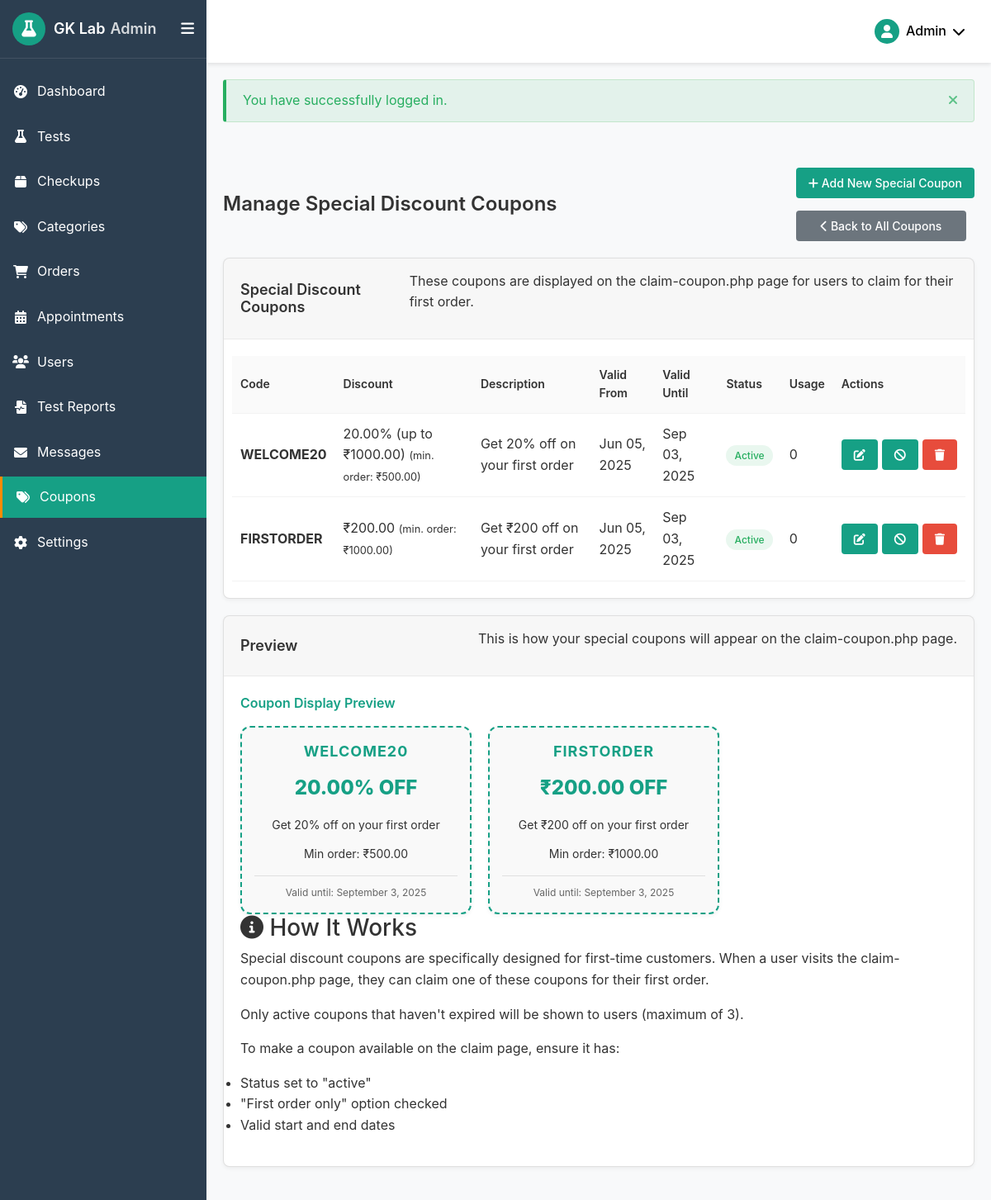
Page /admin/coupons/special-coupons.php (signed in) on the committed database.
### tables this page shows
CREATE TABLE IF NOT EXISTS coupons (
    id INT(11) AUTO_INCREMENT PRIMARY KEY,
    code VARCHAR(50) UNIQUE NOT NULL,
    description VARCHAR(255),
    discount_type ENUM('percentage', 'fixed') NOT NULL,
    discount_value DECIMAL(10,2) NOT NULL,
    min_order_value DECIMAL(10,2) DEFAULT 0,
    max_discount_amount DECIMAL(10,2) DEFAULT NULL,
    start_date DATETIME NOT NULL,
    end_date DATETIME NOT NULL,
    is_first_order_only TINYINT(1) DEFAULT 0,
    is_one_time_use TINYINT(1) DEFAULT 0,
    max_uses INT(11) DEFAULT NULL,
    current_uses INT(11) DEFAULT 0,
    status ENUM('active', 'inactive', 'expired') DEFAULT 'active',
    created_at TIMESTAMP DEFAULT CURRENT_TIMESTAMP,
    updated_at TIMESTAMP DEFAULT CURRENT_TIMESTAMP ON UPDATE CURRENT_TIMESTAMP
);

### admin/coupons/special-coupons.php (the view, shortened to what this page needs)
<?php
include_once '../../config/db.php';
$special_coupons = [];
$sql = "SELECT * FROM coupons WHERE is_first_order_only = 1 ORDER BY created_at DESC";
$result = $conn->query($sql);
if ($result && $result->num_rows > 0) {
    while ($row = $result->fetch_assoc()) {
        $special_coupons[] = $row;
    }
}
$pageTitle = "Manage Special Discount Coupons";
?>
<!DOCTYPE html>
<html lang="en">
<head>
    <link rel="stylesheet" href="https://cdnjs.cloudflare.com/ajax/libs/font-awesome/6.0.0/css/all.min.css">
    <link rel="stylesheet" href="../css/coupons.css">
</head>
<body>
    <?php include_once '../includes/admin-header.php'; ?>
    <div class="admin-wrapper">
        <?php include_once '../includes/admin-sidebar.php'; ?>
        <div class="admin-content">
            <div class="content-header">
                <h1><?php echo $pageTitle; ?></h1>
                <div class="action-buttons">
                    <a href="add-special.php" class="btn btn-primary">
                        <i class="fas fa-plus"></i> Add New Special Coupon
                    </a>
                    <a href="index.php" class="btn btn-secondary">
                        <i class="fas fa-chevron-left"></i> Back to All Coupons
                    </a>
                </div>
            </div>
            <div class="content-body">
                <div class="card">
                    <div class="card-header">
                        <h2>Special Discount Coupons</h2>
                        <p>These coupons are displayed on the claim-coupon.php page for users to claim for their first order.</p>
                    </div>
                    <div class="card-content">
                        <?php if (empty($special_coupons)): ?>
                            <div class="no-data">
                                <p>No special coupons found. Click the "Add New Special Coupon" button to create one.</p>
                            </div>
                        <?php else: ?>
                            <div class="coupon-table-container d-none d-md-block">
                                <table class="coupon-table">
                                    <thead>
                                        <tr>
                                            <th>Code</th>
                                            <th>Discount</th>
                                            <th>Description</th>
                                            <th>Valid From</th>
                                            <th>Valid Until</th>
                                            <th>Status</th>
                                            <th>Usage</th>
                                            <th>Actions</th>
                                        </tr>
                                    </thead>
                                    <tbody>
                                        <?php foreach ($special_coupons as $coupon): ?>
                                            <tr>
                                                <td><strong><?php echo htmlspecialchars($coupon['code']); ?></strong></td>
                                                <td>
                                                    <?php if ($coupon['discount_type'] == 'percentage'): ?>
                                                        <?php echo $coupon['discount_value']; ?>%
                                                        <?php if (!empty($coupon['max_discount_amount'])): ?>
                                                            (up to ₹<?php echo $coupon['max_discount_amount']; ?>)
                                                        <?php endif; ?>
                                                    <?php else: ?>
                                                        ₹<?php echo $coupon['discount_value']; ?>
                                                    <?php endif; ?>
                                                    <?php if ($coupon['min_order_value'] > 0): ?>
                                                        <small>(min. order: ₹<?php echo $coupon['min_order_value']; ?>)</small>
                                                    <?php endif; ?>
                                                </td>
                                                <td><?php echo htmlspecialchars($coupon['description']); ?></td>
                                                <td><?php echo date('M d, Y', strtotime($coupon['start_date'])); ?></td>
                                                <td><?php echo date('M d, Y', strtotime($coupon['end_date'])); ?></td>
                                                <td>
                                                    <?php
                                                        $statusClass = 'coupon-' . $coupon['status'];
                                                        $statusText = ucfirst($coupon['status']);
                                                    ?>
                                                    <span class="coupon-badge <?php echo $statusClass; ?>"><?php echo $statusText; ?></span>
                                                </td>
                                                <td>
                                                    <?php echo $coupon['current_uses']; ?>
                                                </td>
                                                <td>
                                                    <div class="action-buttons-inline">
                                                        <a href="edit.php?id=<?php echo $coupon['id']; ?>" class="btn btn-sm btn-primary">
                                                            <i class="fas fa-edit"></i>
                                                        </a>
                                                        <a href="special-coupons.php?toggle_status=<?php echo $coupon['id']; ?>&status=<?php echo $coupon['status']; ?>" class="btn btn-sm btn-<?php echo $coupon['status'] === 'active' ? 'warning' : 'success'; ?>">
                                                            <i class="fas fa-<?php echo $coupon['status'] === 'active' ? 'ban' : 'check'; ?>"></i>
                                                        </a>
                                                        <a href="#" class="btn btn-sm btn-danger delete-coupon" data-id="<?php echo $coupon['id']; ?>" data-code="<?php echo htmlspecialchars($coupon['code']); ?>">
                                                            <i class="fas fa-trash"></i>
                                                        </a>
                                                    </div>
                                                </td>
                                            </tr>
                                        <?php endforeach; ?>
                                    </tbody>
                                </table>
                            </div>
                        <?php endif; ?>
                    </div>
                </div>
                <div class="card">
                    <div class="card-header">
                        <h2>Preview</h2>
                        <p>This is how your special coupons will appear on the claim-coupon.php page.</p>
                    </div>
                    <div class="card-content">
                        <?php if (empty($special_coupons)): ?>
                            <div class="no-data">
                                <p>No special coupons to preview. Add coupons first.</p>
                            </div>
                        <?php else: ?>
                            <div class="preview-container">
                                <div class="preview-title">Coupon Display Preview</div>
                                <div class="preview-content">
                                    <?php
                                    $active_coupons = array_filter($special_coupons, function($c) {
                                        return $c['status'] === 'active' && strtotime($c['end_date']) >= time();
                                    });
                                    $active_coupons = array_slice($active_coupons, 0, 3);
                                    ?>
                                    <?php if (empty($active_coupons)): ?>
                                        <div class="no-data">
                                            <p>No active special coupons to display.</p>
                                        </div>
                                    <?php else: ?>
                                        <?php foreach ($active_coupons as $coupon): ?>
                                            <div class="coupon-preview">
                                                <div class="preview-code"><?php echo htmlspecialchars($coupon['code']); ?></div>
                                                <div class="preview-value">
                                                    <?php if ($coupon['discount_type'] === 'percentage'): ?>
                                                        <?php echo $coupon['discount_value']; ?>% OFF
                                                    <?php else: ?>
                                                        ₹<?php echo $coupon['discount_value']; ?> OFF
                                                    <?php endif; ?>
                                                </div>
                                                <div class="preview-details">
                                                    <p><?php echo htmlspecialchars($coupon['description']); ?></p>
                                                    <?php if ($coupon['min_order_value'] > 0): ?>
                                                        <p>Min order: ₹<?php echo $coupon['min_order_value']; ?></p>
                                                    <?php endif; ?>
                                                </div>
                                                <div class="preview-expires">
                                                    Valid until: <?php echo date('F j, Y', strtotime($coupon['end_date'])); ?>
                                                </div>
                                            </div>
                                        <?php endforeach; ?>
                                    <?php endif; ?>
                                </div>
                            </div>
                            <div class="coupon-info">
                                <h3><i class="fas fa-info-circle"></i> How It Works</h3>
                                <p>Special discount coupons are specifically designed for first-time customers. When a user visits the claim-coupon.php page, they can claim one of these coupons for their first order.</p>
                                <p>Only active coupons that haven't expired will be shown to users (maximum of 3).</p>
                                <p>To make a coupon available on the claim page, ensure it has:</p>
                                <ul>
                                    <li>Status set to "active"</li>
                                    <li>"First order only" option checked</li>
                                    <li>Valid start and end dates</li>
                                </ul>
                            </div>
                        <?php endif; ?>
                    </div>
                </div>
            </div>
        </div>
    </div>
</body>
</html>

### admin/css/coupons.css (style rules this page uses)
:root { --primary-green: #16A085; --secondary-green: #27AE60; --primary-orange: #FF8A00; --text-dark: #333333; --text-gray: #666666; --background-light: #F8F9FA; --sidebar-bg: #2c3e50; --sidebar-active: #16A085; --white: #FFFFFF; --red: #e74c3c; --yellow: #f39c12; --blue: #3498db; }
.btn { display: inline-block; padding: 8px 15px; border-radius: 4px; text-align: center; text-decoration: none; border: none; cursor: pointer; transition: all 0.3s ease; font-weight: 500; font-size: 14px; }
.btn-primary { background-color: var(--primary-green); color: var(--white); }
.btn-secondary { background-color: #6c757d; color: var(--white); }
.btn-danger { background-color: var(--red); color: var(--white); }
.btn-sm { padding: 5px 10px; font-size: 12px; }
.card { background-color: var(--white); border-radius: 8px; box-shadow: 0 2px 5px rgba(0, 0, 0, 0.05); margin-bottom: 20px; }
.card-header { display: flex; align-items: center; justify-content: space-between; padding: 15px 20px; border-bottom: 1px solid rgba(0, 0, 0, 0.05); }
.card-header h2, .card-header h3 { margin: 0; font-size: 18px; font-weight: 600; }
.card-content { padding: 20px; }
.content-header { display: flex; align-items: center; justify-content: space-between; margin-bottom: 20px; }
.content-header h1 { margin: 0; font-size: 24px; font-weight: 600; }
.content-body { margin-bottom: 20px; }
.coupon-badge { display: inline-block; padding: 3px 10px; border-radius: 50px; font-size: 12px; font-weight: 500; }
.coupon-active { background-color: rgba(39, 174, 96, 0.1); color: #27AE60; }

### admin/css/admin-styles.css (style rules this page uses)
:root { --primary-green: #16A085; --secondary-green: #27AE60; --primary-orange: #FF8A00; --text-dark: #333333; --text-gray: #666666; --background-light: #F8F9FA; --sidebar-bg: #2c3e50; --sidebar-active: #16A085; --white: #FFFFFF; --red: #e74c3c; --yellow: #f39c12; --blue: #3498db; }
.admin-wrapper { display: flex; min-height: 100vh; background-color: var(--background-light); }
.admin-content { padding: 20px; }
.card-header { display: flex; align-items: center; justify-content: space-between; padding: 15px 20px; border-bottom: 1px solid rgba(0, 0, 0, 0.05); }
.card-header h2 { font-size: 18px; font-weight: 600; }
.card-content { padding: 20px; }
.action-buttons { display: grid; grid-template-columns: repeat(auto-fill, minmax(180px, 1fr)); gap: 15px; }
.btn-secondary { background-color: var(--text-gray); color: var(--white); border: none; padding: 10px 20px; border-radius: 4px; cursor: pointer; margin-right: 10px; text-decoration: none; }
.btn-primary { background-color: var(--primary-green); color: var(--white); border: none; padding: 10px 20px; border-radius: 4px; cursor: pointer; text-decoration: none; }
.btn-danger { background-color: var(--red); color: var(--white); border: none; padding: 10px 20px; border-radius: 4px; cursor: pointer; text-decoration: none; }

### admin/coupons/special-coupons.php (style rules this page uses)
.coupon-badge { display: inline-block; padding: 3px 10px; border-radius: 50px; font-size: 12px; font-weight: 500; }
.coupon-active { background-color: rgba(39, 174, 96, 0.1); color: #27AE60; }
.coupon-table-container { margin: 0 -10px; width: calc(100% + 20px); }
.coupon-table { width: 100%; border-collapse: collapse; }
.coupon-table th, .coupon-table td { padding: 12px 10px; text-align: left; border-bottom: 1px solid rgba(0, 0, 0, 0.05); }
.coupon-table th { background-color: rgba(0, 0, 0, 0.02); font-weight: 600; font-size: 14px; }
.action-buttons-inline { display: flex; gap: 5px; }
.preview-title { font-weight: 600; margin-bottom: 15px; color: #16A085; }
.preview-content { display: flex; flex-wrap: wrap; gap: 20px; justify-content: flex-start; }
.coupon-preview { width: 280px; border: 2px dashed #16A085; border-radius: 12px; padding: 15px; background-color: #f9f9f9; box-shadow: 0 2px 5px rgba(0, 0, 0, 0.05); }
.preview-code { font-size: 18px; font-weight: 700; text-align: center; letter-spacing: 1px; margin-bottom: 10px; color: #16A085; }
.preview-value { font-size: 24px; font-weight: 800; text-align: center; margin-bottom: 15px; color: #16A085; }
.preview-details { font-size: 14px; text-align: center; line-height: 1.4; margin-bottom: 15px; }
.preview-expires { font-size: 12px; text-align: center; color: #666; border-top: 1px solid rgba(0, 0, 0, 0.1); padding-top: 10px; }
.d-none { display: none !important; }
@media (min-width: 768px) { .d-md-block { display: block !important; } }

### rows in the picture
coupons: code "WELCOME20", discount_value "20.00", max_discount_amount "1000.00", min_order_value "500.00", description "Get 20% off on your first order", start_date "Jun 05, 2025", end_date "Sep 03, 2025", status "Active", current_uses "0", end_date "September 3, 2025"
coupons: code "FIRSTORDER", discount_value "200.00", min_order_value "1000.00", description "Get ₹200 off on your first order", start_date "Jun 05, 2025", end_date "Sep 03, 2025", status "Active", current_uses "0", end_date "September 3, 2025"

### other values in the picture
$_SESSION['user_first_name'] "Admin"
$_SESSION['flash_message']['message'] "You have successfully logged in."
$pageTitle "Manage Special Discount Coupons"
